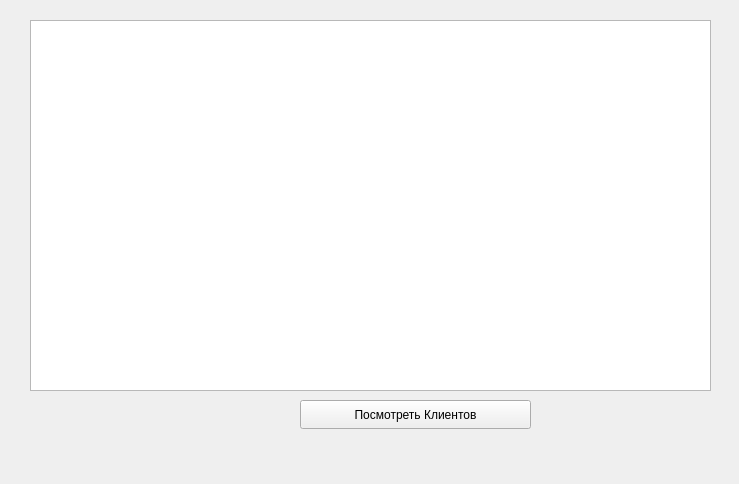
<?xml version="1.0" encoding="UTF-8"?>
<ui version="4.0">
 <class>Clients</class>
 <widget class="QWidget" name="Clients">
  <property name="geometry">
   <rect>
    <x>0</x>
    <y>0</y>
    <width>739</width>
    <height>484</height>
   </rect>
  </property>
  <property name="windowTitle">
   <string>Form</string>
  </property>
  <widget class="QListWidget" name="listWidget">
   <property name="geometry">
    <rect>
     <x>30</x>
     <y>20</y>
     <width>681</width>
     <height>371</height>
    </rect>
   </property>
  </widget>
  <widget class="QPushButton" name="pushButton">
   <property name="geometry">
    <rect>
     <x>300</x>
     <y>400</y>
     <width>231</width>
     <height>29</height>
    </rect>
   </property>
   <property name="text">
    <string>Посмотреть Клиентов</string>
   </property>
  </widget>
 </widget>
 <resources/>
 <connections/>
</ui>
